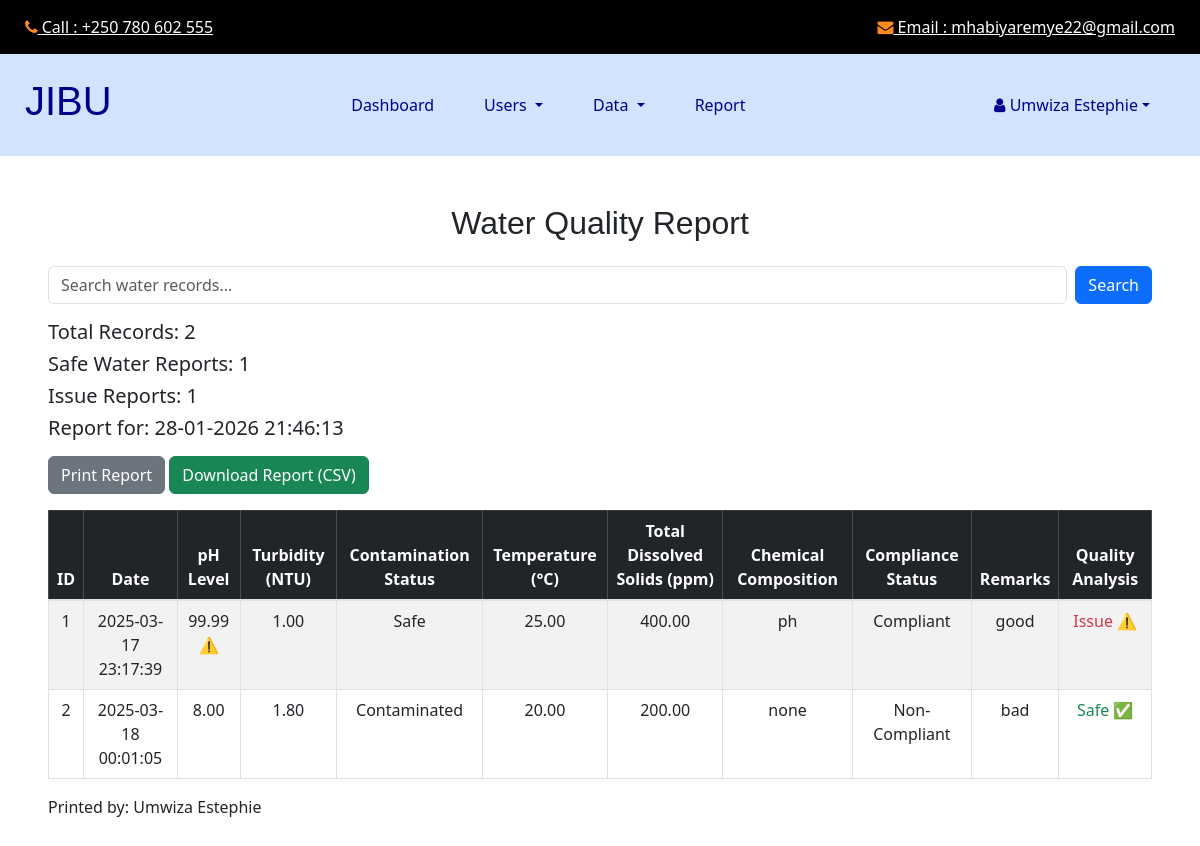
Page /report.php (signed in) on the committed database.
### tables this page shows
CREATE TABLE `qualityrecords` (
  `id` int(11) NOT NULL,
  `test_date` datetime DEFAULT current_timestamp(),
  `tester_name` varchar(100) NOT NULL,
  `pH_level` decimal(4,2) NOT NULL,
  `turbidity` decimal(5,2) NOT NULL,
  `contamination_status` enum('Safe','Contaminated') NOT NULL,
  `temperature` decimal(5,2) NOT NULL,
  `tds` decimal(6,2) NOT NULL,
  `chemical_composition` text DEFAULT NULL,
  `compliance_status` enum('Compliant','Non-Compliant') NOT NULL,
  `remarks` text DEFAULT NULL,
  `created_at` timestamp NOT NULL DEFAULT current_timestamp(),
  `quantity_tested` decimal(10,2) NOT NULL
);

### phpincludes/reportsearch.php (called while the page is built, shortened)
<?php
$search_query = "";
$sql = "SELECT * FROM qualityrecords WHERE tester_name LIKE '%$search_query%' OR contamination_status LIKE '%$search_query%' OR compliance_status LIKE '%$search_query%' OR remarks LIKE '%$search_query%'";
$result = mysqli_query($conn, $sql);
$total_records = mysqli_num_rows($result);
$safe_count = 0;
$issue_count = 0;
$result = mysqli_query($conn, $sql);
?>

### phpincludes/sessioncheck.php (called while the page is built, shortened)
<?php
$user_name = $_SESSION['user_name'];
?>

### sectionincludes/report.php (the view, shortened to what this page needs)
<?php
include 'phpincludes/reportsearch.php';
?>
<section class="p-5">
<div class="text-center mb-4">
<h2>Water Quality Report</h2>
</div>
<form method="POST" class="mb-3 d-flex gap-2 hidden-print">
<input type="text" name="search" class="form-control" placeholder="Search water records..." value="<?php echo $search_query; ?>">
<button type="submit" class="btn btn-primary">Search</button>
</form>
<div class="mb-3">
<h5>Total Records: <?php echo $total_records; ?></h5>
<h5>Safe Water Reports: <?php echo $safe_count; ?></h5>
<h5>Issue Reports: <?php echo $issue_count; ?></h5>
<h5>Report for: <?php echo date('d-m-Y H:i:s'); ?></h5>
</div>
<button class="btn btn-secondary mb-3 hidden-print" onclick="printReport()">Print Report</button>
<button class="btn btn-success mb-3 hidden-print" onclick="downloadCSV()">Download Report (CSV)</button>
<table class="table table-bordered table-striped text-center">
<thead class="table-dark">
<tr>
<th>ID</th>
<th>Date</th>
<th>pH Level</th>
<th>Turbidity (NTU)</th>
<th>Contamination Status</th>
<th>Temperature (°C)</th>
<th>Total Dissolved Solids (ppm)</th>
<th>Chemical Composition</th>
<th>Compliance Status</th>
<th>Remarks</th>
<th>Quality Analysis</th>
</tr>
</thead>
<tbody>
<?php while ($row = mysqli_fetch_assoc($result)): ?>
<tr>
<td><?php echo $row['id']; ?></td>
<td><?php echo htmlspecialchars($row['created_at']); ?></td>
<td><?php echo $row['pH_level']; ?> <?php echo ($row['pH_level'] < 6.5 || $row['pH_level'] > 8.5) ? '<span class="text-danger">⚠️</span>' : ''; ?></td>
<td><?php echo $row['turbidity']; ?> <?php echo ($row['turbidity'] > 5) ? '<span class="text-danger">⚠️</span>' : ''; ?></td>
<td><?php echo $row['contamination_status']; ?></td>
<td><?php echo $row['temperature']; ?></td>
<td><?php echo $row['tds']; ?> <?php echo ($row['tds'] > 500) ? '<span class="text-danger">⚠️</span>' : ''; ?></td>
<td><?php echo $row['chemical_composition']; ?></td>
<td><?php echo $row['compliance_status']; ?></td>
<td><?php echo $row['remarks']; ?></td>
<td>
<?php echo ($row['pH_level'] >= 6.5 && $row['pH_level'] <= 8.5 && $row['turbidity'] <= 5 && $row['tds'] <= 500) ? '<span class="text-success">Safe ✅</span>' : '<span class="text-danger">Issue ⚠️</span>'; ?>
</td>
</tr>
<?php endwhile; ?>
</tbody>
</table>
<?php
if (isset($_SESSION['user_id']))
{
?>
Printed by: <?php echo htmlspecialchars($user_name); ?>
<?php
}
?>
</section>

### css/style.css (style rules this page uses)
body { font-family: 'Lato', sans-serif; color: #040000; }
h1, h2 { font-family: 'Merriweather Sans', sans-serif; }

### rows in the picture
qualityrecords: id "1", created_at "2025-03-17 23:17:39", pH_level "99.99", turbidity "1.00", contamination_status "Safe", temperature "25.00", tds "400.00", chemical_composition "ph", compliance_status "Compliant", remarks "good", shows "Issue ⚠️"
qualityrecords: id "2", created_at "2025-03-18 00:01:05", pH_level "8.00", turbidity "1.80", contamination_status "Contaminated", temperature "20.00", tds "200.00", chemical_composition "none", compliance_status "Non-Compliant", remarks "bad", shows "Safe ✅"

### other values in the picture
$user_name "Umwiza Estephie"
$total_records "2"
$safe_count "1"
$issue_count "1"
